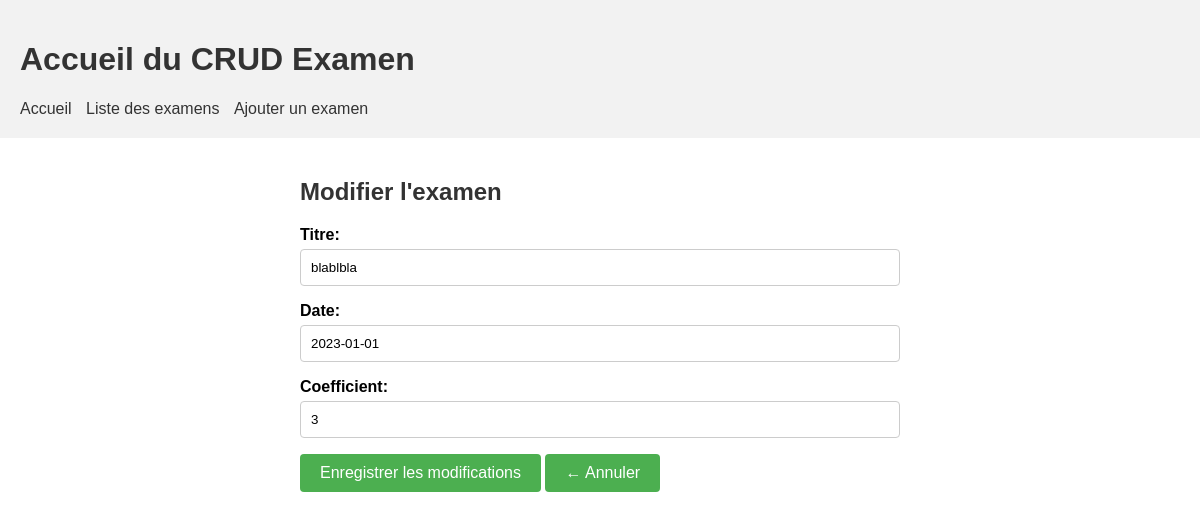
The app's page /gestionnaire/gestionnaire/examens/modifier/2/ with its own data.
### gestionnaire/models.py (models this page shows, shortened)
class Examen(models.Model):
    titre = models.CharField(max_length=100)
    date = models.DateField()
    coefficient = models.IntegerField()

### gestionnaire/views.py (the view)
# urls.py: path('gestionnaire/examens/modifier/<int:examen_id>/', views.modifier_examen, name='modifier_examen'),
def modifier_examen(request, examen_id):
    examen = get_object_or_404(Examen, pk=examen_id)
    if request.method == 'POST':
        form = ExamenForm(request.POST, instance=examen)
        if form.is_valid():
            form.save()
            return redirect('liste_examens')
    else:
        form = ExamenForm(instance=examen)
    return render(request, 'gestionnaire/modifier_examen.html', {'form': form, 'examen': examen})

### gestionnaire/forms.py
class ExamenForm(forms.ModelForm):
    class Meta:
        model = Examen
        fields = ['titre', 'date', 'coefficient']

### gestionnaire/templates/gestionnaire/modifier_examen.html (shortened to what this page needs)
<!DOCTYPE html>
<html>
<head>
    {% load static %}
    <link rel="stylesheet" type="text/css" href="{% static 'css/style2.css' %}">
</head>
<body>
  <header>
    <h1>Accueil du CRUD Examen</h1>
    <nav>
        <ul>
            <li><a href="{% url 'accueil' %}">Accueil</a></li>
            <li><a href="{% url 'liste_examens' %}">Liste des examens</a></li>
            <li><a href="{% url 'ajouter_examen' %}">Ajouter un examen</a></li>
        </ul>
    </nav>
  </header>
  {% block content %}
  <div class="container">
    <h2 class="modifier-examen-title">Modifier l'examen</h2>
    <form method="post" enctype="multipart/form-data">
        {{ form.as_p }}
        <div class="btn-container">
            <button type="submit" class="btn-primary">Enregistrer les modifications</button>
            <a href="{% url 'liste_examens' %}" class="btn-cancel">
              <button type="button"><span class="arrow">&#8592;</span> Annuler</button>
            </a>
        </div>
    </form>
  </div>
  {% endblock %}
</body>
</html>

### gestionnaire/static/css/style2.css (style rules this page uses)
body { font-family: Arial, sans-serif; margin: 0; padding: 0; }
.container { max-width: 600px; margin: 0 auto; padding: 20px; }
h2 { color: #333; margin-bottom: 20px; }
label { display: block; font-weight: bold; margin-bottom: 5px; }
input[type="text"], input[type="number"], input[type="email"], textarea { width: 100%; padding: 10px; border: 1px solid #ccc; border-radius: 4px; box-sizing: border-box; }
button { background-color: #4CAF50; color: #fff; border: none; padding: 10px 20px; text-align: center; text-decoration: none; display: inline-block; font-size: 16px; cursor: pointer; border-radius: 4px; }
header { background-color: #f2f2f2; padding: 20px; }
h1 { color: #333; }
nav ul { list-style-type: none; margin: 0; padding: 0; }
nav li { display: inline-block; margin-right: 10px; }
nav a { text-decoration: none; color: #333; }

### records on screen
Examen: titre "blablbla", date "2023-01-01", coefficient "3"
